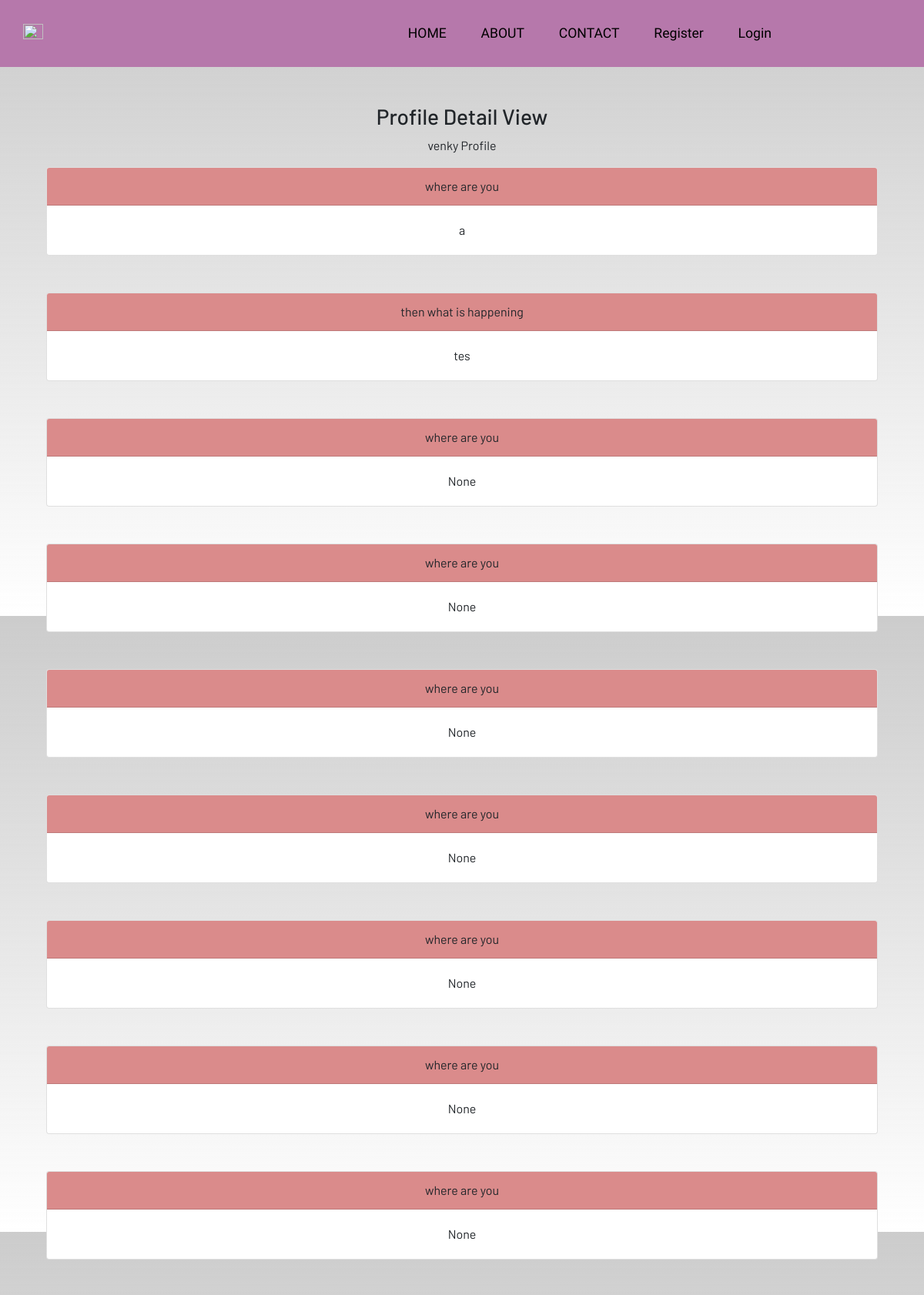
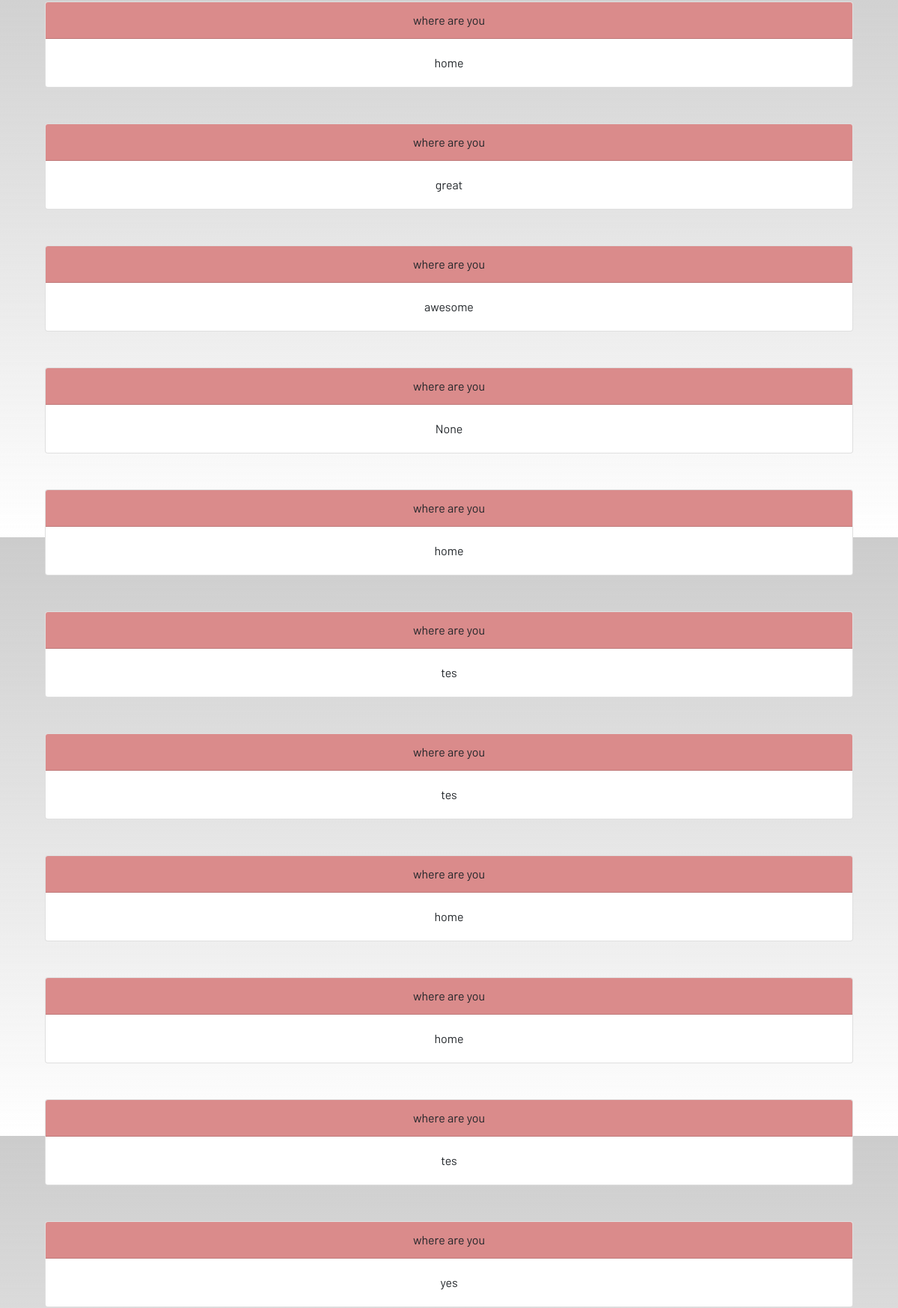
The page /users/profile_detail/2 (upper part) on the database its author committed (2 pictures, top to bottom).
### users/models.py (models this page shows, shortened)
class Profile(models.Model):
    user = models.OneToOneField(User, on_delete=models.CASCADE)
    section = models.ForeignKey(
        "Section", on_delete=models.CASCADE, null=True, blank=True)
    image = models.ImageField(default='default.jpg', upload_to='profile_pics')
    bio = models.CharField(max_length=2000, blank=True)
    skills = models.CharField(max_length=2000, blank=True)
    aoi = models.CharField(max_length=2000, blank=True)
    github = models.CharField(max_length=200, blank=True)
    linkedin = models.CharField(max_length=200, blank=True)
    def __str__(self):
        return f'{self.user.username} Profile'

class Answer(models.Model):
    question = models.ForeignKey(Question, on_delete=models.CASCADE)
    user = models.ForeignKey(Profile, on_delete=models.CASCADE)
    answer_field = models.CharField(max_length=2000, blank=True, null=True)

class Question(models.Model):
    section = models.ForeignKey(
        "Section", on_delete=models.CASCADE, null=True, blank=True)
    question_field = models.CharField(max_length=2000, blank=True, null=True)
    def __str__(self):
        return self.question_field

### users/views.py (the view)
class ProfileDetailView(generic.DetailView):
    model = Profile
    def get_context_data(self, **kwargs):
        context = super(ProfileDetailView, self).get_context_data(**kwargs)
        answers = Answer.objects.filter(
            user=Profile.objects.get(id=self.kwargs['pk']))
        context['answers'] = answers
        return context

### users/templates/users/profile_detail.html
{% extends 'users/base.html' %} {% load static %} {% block content %}
<div class="container text-center">
    <h3>Profile Detail View</h3>
    <p>{{profile}}</p>
    <div class="container">
        {% for answer in answers %}
        <div class="card">
            <div class="card-header">
                {{answer.question}}
            </div>
            <div class="card-body">
                {{answer.answer_field}}
            </div>
        </div>
        <br><br>
        {% endfor %}
    </div>
</div>
{% endblock content %}

### static/css/main.css (style rules this page uses)
html { scroll-behavior: smooth; }
html, body { max-width: 100%; overflow-x: hidden; }
body { background: linear-gradient(rgba(0, 0, 0, 0.2), rgba(255, 255, 255, 0.5)); overflow-x: hidden; }
.card-header { background-color: rgb(218, 139, 139); }

### rows shown on the page
Profile: user.username "venky Profile"
Answer: question "where are you", answer_field "a"
Answer: question "then what is happening", answer_field "tes"
Answer: question "where are you", answer_field "None"
Answer: question "where are you", answer_field "None"
Answer: question "where are you", answer_field "None"
Answer: question "where are you", answer_field "None"
Answer: question "where are you", answer_field "None"
Answer: question "where are you", answer_field "None"
Answer: question "where are you", answer_field "None"
Answer: question "where are you", answer_field "home"
Answer: question "where are you", answer_field "great"
Answer: question "where are you", answer_field "awesome"
Answer: question "where are you", answer_field "None"
Answer: question "where are you", answer_field "home"
Answer: question "where are you", answer_field "tes"
Answer: question "where are you", answer_field "tes"
Answer: question "where are you", answer_field "home"
Answer: question "where are you", answer_field "home"
Answer: question "where are you", answer_field "tes"
Answer: question "where are you", answer_field "yes"
